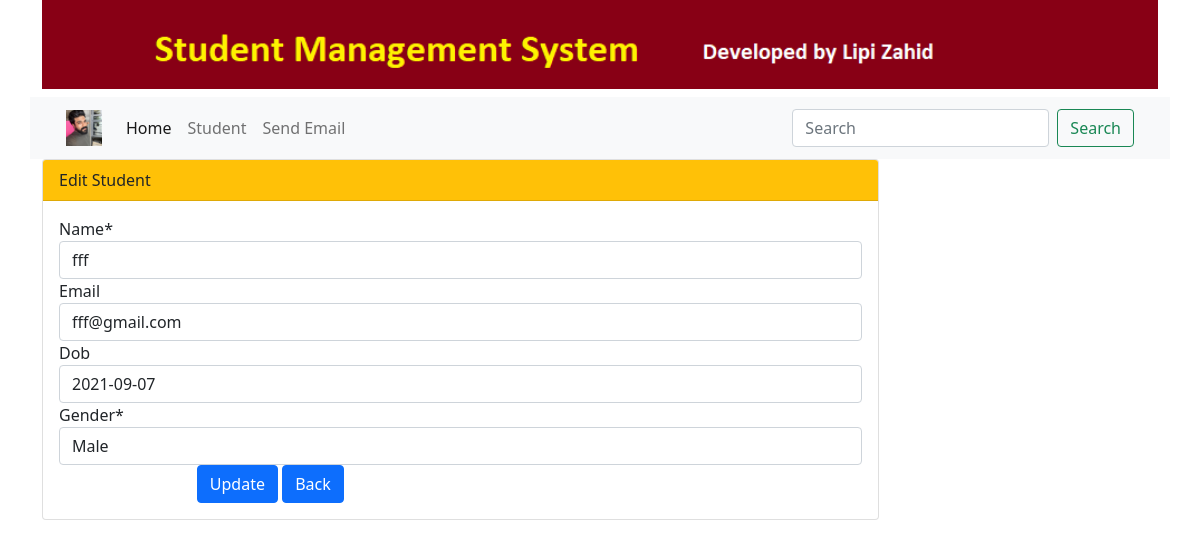
/std/edit/335, run on the app's committed database.
### myapp/models.py (models this page shows, shortened)
class Student(models.Model):
    GENDER_CHOICES=[('Male','Male'),('Female','Female')]
    id=models.AutoField(primary_key=True)
    name=models.CharField(max_length=100)
    email=models.EmailField(unique=True,blank=True)
    dob=models.DateField(default=datetime.now, blank=True)
    gender=models.CharField(max_length=6,choices=GENDER_CHOICES,default='Female')

### myapp/views.py (the view)
# urls.py: path('edit/<int:id>', views.edit,name='edit'),
def edit(request,id):
    student=Student.objects.get(pk=id)
    form=StudentForm(request.POST or None, instance=student)
    context={'title':'Edit','student':student,'form':form}
    return render(request,'student/edit.html',context)

### myapp/forms.py
class StudentForm(forms.ModelForm):
    class Meta:
        model=Student
        fields="__all__"

### templates/student/edit.html (shortened to what this page needs)
{% extends 'base.html' %}
{% block content %}
        <form action="{%  url 'student:update' student.id %}" method="POST">
            <div class="card w-75">
                <div class="card-header bg-warning text-dark" >
                  Edit Student
                </div>
                <div class="card-body">
                    {% load crispy_forms_tags %}
                    {{ form|crispy }}
                    <div class="form-grow row">
                        <label for="gender" class="col-sm-2 col-form-label"></label>
                        <div class="col-sm-6">
                            <button type="submit" class="btn btn-primary">Update</button>
                            <a href="{%  url 'student:home' %}" class="btn btn-primary">Back</a>
                        </div>
                    </div>
                </div>
              </div>
        </form>
{% endblock %}

### data on the page
Student: name "fff", email "fff@gmail.com", dob "2021-09-07", gender "Male"
